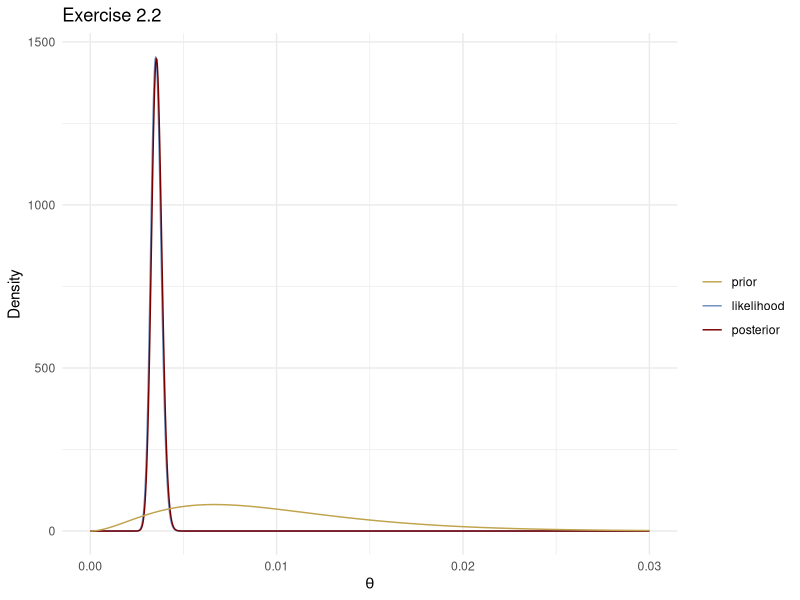
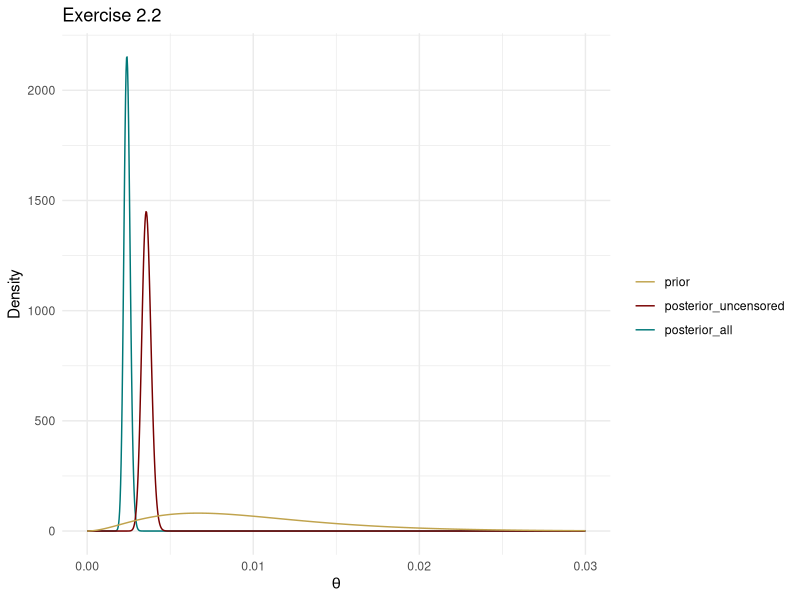
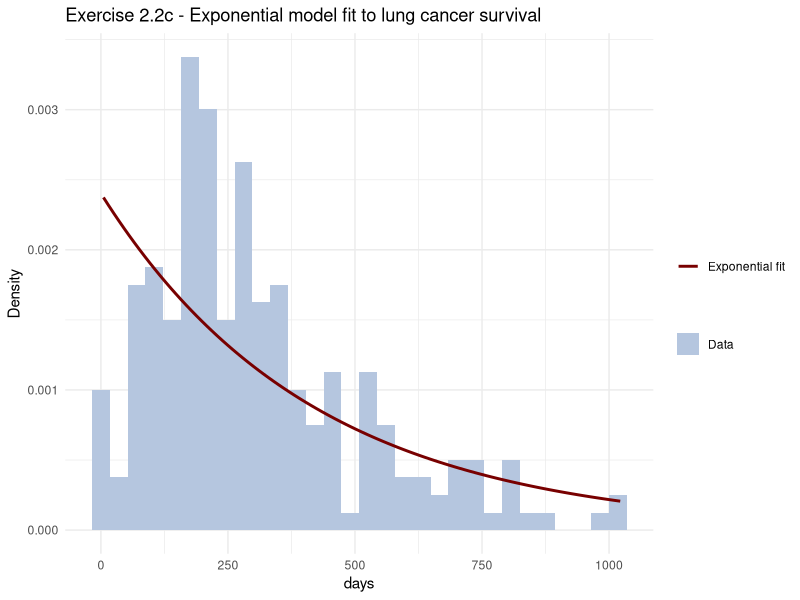

Source code (R) for these figures, in order:
## ---- chunk 1
#| output: false
library(tidyverse) # loads data manipulation and visualization packages
library(survival) # loads the lung cancer data as `lung`
colors = c("#6C8EBF", "#c0a34d", "#780000","#007878","#B5C6DF","#EADAAA","#AE6666")
## ---- chunk 2
# Summarize the data needed for the posterior, filter out censored data
data_summary <- lung %>% filter(status == 2) %>% summarize(n = n(), sum_x = sum(time))
## ---- chunk 3
# Set up prior hyperparameters
alpha_prior <- 3   # shape parameter
beta_prior <- 300  # rate parameter

# Compute posterior hyperparameters
alpha_post <- alpha_prior + data_summary$n  
beta_post <- beta_prior + data_summary$sum_x   
## ---- chunk 4
# Plot the prior and posterior densities, and the (normalized) likelihood as a bon 
thetaGrid <- seq(0, 0.03, length.out = 1000)
prior_density <- dgamma(thetaGrid, shape = alpha_prior, rate = beta_prior)
likelihood_density <- dgamma(thetaGrid, shape = data_summary$n, rate = data_summary$sum_x)
posterior_density <- dgamma(thetaGrid, shape = alpha_post, rate = beta_post)

df <- data.frame(
  thetaGrid = thetaGrid, 
  prior = prior_density, 
  likelihood = likelihood_density,
  posterior = posterior_density
)

df_long <- df %>% pivot_longer(-thetaGrid, names_to = "density_type", values_to = "density")

# Plot using ggplot2
ggplot(df_long) +
  aes(x = thetaGrid, y = density, color = density_type) +
  geom_line() +
  scale_colour_manual(
    breaks = c("prior", "likelihood", "posterior"), 
    values = c(colors[2], colors[1], colors[3])) +
  labs(title = "Exercise 2.2", x = expression(theta), y = "Density", color = "") + 
  theme_minimal()
## ---- chunk 5
# Summarize the data needed for the posterior, grouped by `status`:
data_summary <- lung %>% group_by(status) %>% summarize(n = n(), sum_x = sum(time))
## ---- chunk 6
# Set up prior hyperparameters
alpha_prior <- 3   # shape parameter
beta_prior <- 300  # rate parameter

# Compute posterior hyperparameters - only uncensored data
alpha_post_u <- alpha_prior + data_summary$n[2] # second row is uncensored data (status = 2)  
beta_post_u <- beta_prior + data_summary$sum_x[2] # sum over uncensored observations

# Compute posterior hyperparameters - all data
alpha_post_all <- alpha_prior + data_summary$n[2] # note: this is still n_u 
beta_post_all <- beta_prior + sum(data_summary$sum_x) # sum over all observations   
## ---- chunk 7
# Plot the prior and the two posterior densities 
thetaGrid <- seq(0, 0.03, length.out = 1000)
prior_density <- dgamma(thetaGrid, shape = alpha_prior, rate = beta_prior)
posterior_density_u <- dgamma(thetaGrid, shape = alpha_post_u, rate = beta_post_u)
posterior_density_all <- dgamma(thetaGrid, shape = alpha_post_all, rate = beta_post_all)


df <- data.frame(
  thetaGrid = thetaGrid, 
  prior = prior_density, 
  posterior_uncensored = posterior_density_u,
  posterior_all = posterior_density_all
)

df_long <- df %>% pivot_longer(-thetaGrid, names_to = "density_type", values_to = "density")

ggplot(df_long) +
  aes(x = thetaGrid, y = density, color = density_type) +
  geom_line() +
  scale_colour_manual(
    breaks = c("prior", "posterior_uncensored", "posterior_all"), 
    values = c(colors[2], colors[3], colors[4])) +
  labs(title = "Exercise 2.2", x = expression(theta), y = "Density", color = "") + 
  theme_minimal()
## ---- chunk 8
postMode = df$thetaGrid[which.max(df$posterior_all)]

ggplot(lung, aes(time)) +
  geom_histogram(aes(y = after_stat(density), fill = "Data"), bins = 30) +
  stat_function(fun = dexp, args = list(rate = postMode), lwd = 1, 
                aes(color = "Exponential fit"),
  ) +
  labs(title = "Exercise 2.2c - Exponential model fit to lung cancer survival", x = "days", y = "Density") + 
  scale_fill_manual("", values = colors[5]) +
  scale_color_manual("", values = colors[3]) +
  theme_minimal()
